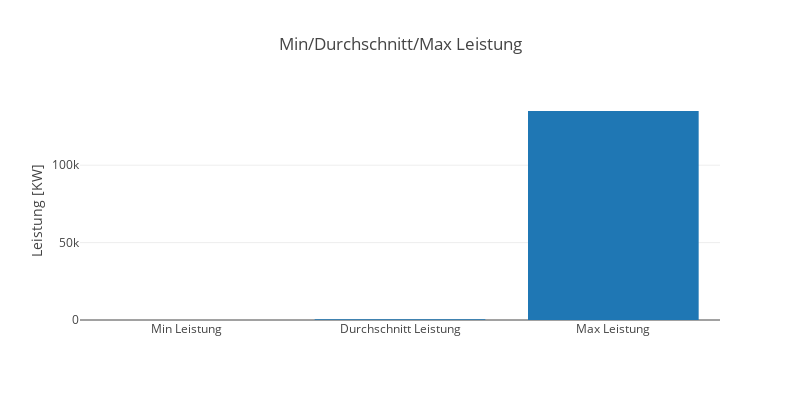

Source (notebook cell):
### Code cell
# Min/Durchschnitt/Max Leistung
df_biomass_min = min(df_biomass['Bruttoleistung'])
df_biomass_avg = df_biomass['Bruttoleistung'].sum() / len(df_biomass)
df_biomass_max = max(df_biomass['Bruttoleistung'])

# Bar Graph
data = [go.Bar(
    x = ['Min Leistung', 'Durchschnitt Leistung', 'Max Leistung'],
    y = [df_biomass_min, df_biomass_avg, df_biomass_max]
         )]

# Set layout
layout = go.Layout(
    height=400, width = 800,
    title='Min/Durchschnitt/Max Leistung',
    yaxis=dict(title='Leistung [KW]') )
ifig = go.Figure(data=data, layout=layout)
pltly.iplot(ifig)

### Figure 1 — Plotly figure (JSON) as saved in the notebook; plotly's stock layout.template omitted (floating-point values rounded to 4 significant figures)
{"data": [{"type": "bar", "uid": "884fecb9-bc7b-4cfe-963f-7651c06ea9e2", "x": ["Min Leistung", "Durchschnitt Leistung", "Max Leistung"], "y": [0, 458.7, 135000]}], "layout": {"height": 400, "title": {"text": "Min/Durchschnitt/Max Leistung"}, "width": 800, "yaxis": {"title": {"text": "Leistung [KW]"}}}}
